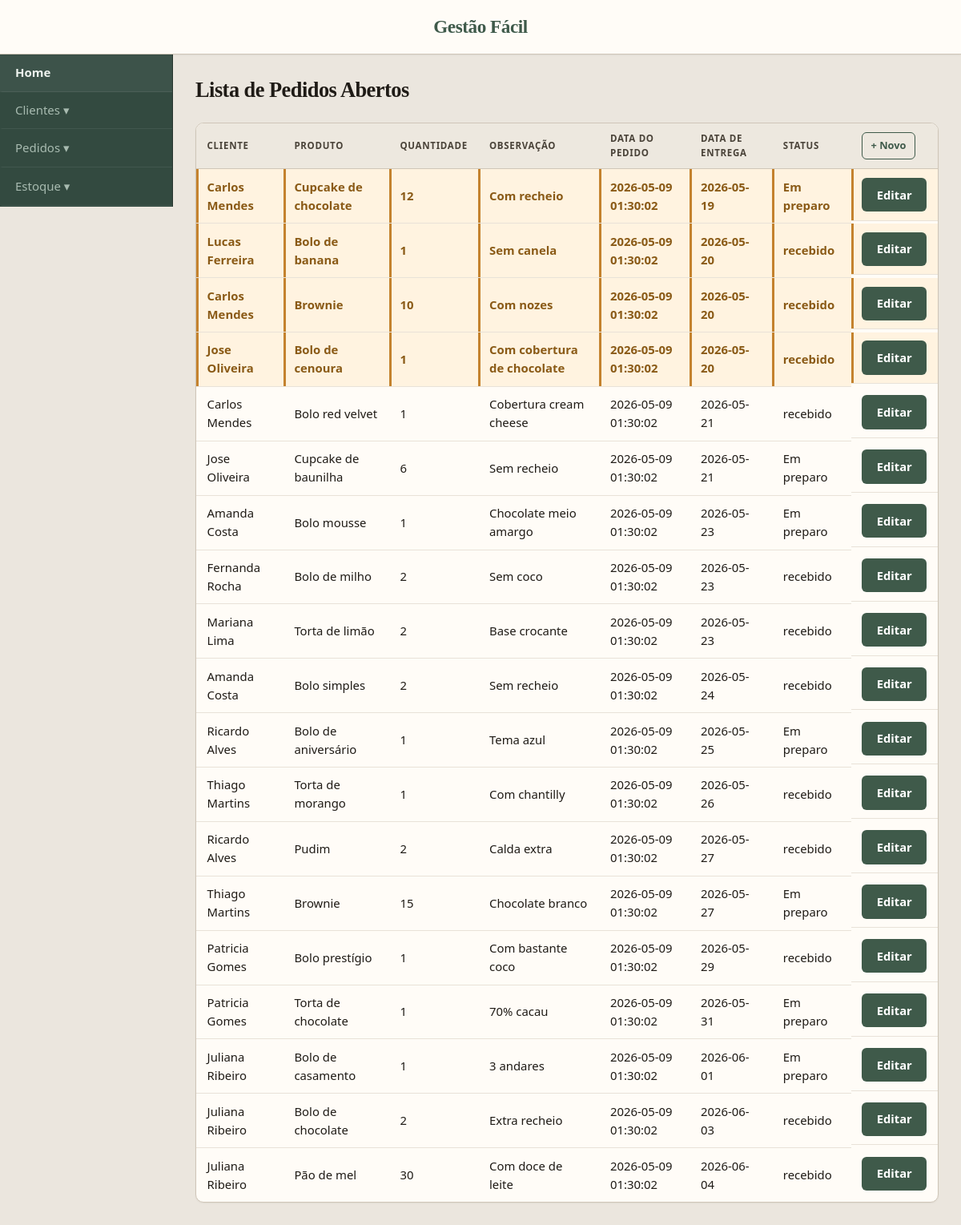
Page /www/PI-Grupo-09/PedidosAbertos.php on the committed database.
### tables this page shows
CREATE TABLE IF NOT EXISTS pedidos (id int AUTO_INCREMENT PRIMARY key, tipo_produto varchar(100), quantidade int, detalhes_pedido varchar(200), data_pedido datetime DEFAULT CURRENT_TIMESTAMP, data_entrega date, status varchar(100) DEFAULT "recebido", cliente_id int, CONSTRAINT fk_cliente FOREIGN KEY(cliente_id) REFERENCES clientes(id));

CREATE TABLE IF NOT EXISTS clientes ( id int AUTO_INCREMENT PRIMARY key, nome varchar(100) not null, telefone varchar(20) not null, endereço varchar(200) not null, complemento varchar(100), cidade varchar(100) not null, estado varchar(100) not null, pais varchar(2) not null);

### www/PI-Grupo-09/PedidosAbertos.php (the view, shortened to what this page needs)
<!DOCTYPE html>
<html>
<head>
    <link rel="stylesheet" href="style.css">
</head>
<body>
    <header>
        <h1>Gestão Fácil</h1>
    </header>
    <div class="page-layout">
        <div class="sidebar">
            <a href="home.php">Home</a>
            <button class="dropdown-btn">Clientes ▾</button>
            <button class="dropdown-btn">Pedidos ▾</button>
            <button class="dropdown-btn">Estoque ▾</button>
        </div>
        <div class="main-content">
            <h1>Lista de Pedidos Abertos</h1>
            <?php
            $db = new PDO('mysql:host=localhost;dbname=pi_2_entrega;charset=utf8', 'root', 'root');
            $sql = '
    SELECT
        pedidos.id,
        pedidos.cliente_id,
        pedidos.tipo_produto,
        pedidos.quantidade,
        pedidos.detalhes_pedido,
        pedidos.data_pedido,
        pedidos.data_entrega,
        pedidos.status,
        clientes.nome AS nome_cliente
    FROM pedidos
    INNER JOIN clientes
        ON pedidos.cliente_id = clientes.id
    WHERE pedidos.status != "finalizado"
    ORDER BY pedidos.data_entrega ASC';
            $resultado = $db->query($sql);
            $pedidos = $resultado->fetchAll();
            echo '<table>';
            echo '
<tr>
    <th>Cliente</th>
    <th>Produto</th>
    <th>Quantidade</th>
    <th>Observação</th>
    <th>Data do Pedido</th>
    <th>Data de Entrega</th>
    <th>Status</th>
    <th>
        <form action="cadastrarPedido.php" method="post" class="form-inline">
            <button type="submit" class="btn btn-add">+ Novo</button>
        </form>
    </th>
</tr>';
            foreach ($pedidos as $p) {
                $classe = '';
                $hoje = new DateTime();
                $dataEntrega = new DateTime($p['data_entrega']);
                $diferenca = $hoje->diff($dataEntrega)->days;
                if ($dataEntrega >= $hoje && $diferenca <= 3) {
                    $classe = 'alerta';
                }
                echo '<tr class="' . $classe . '">';
                echo '<td>' . $p['nome_cliente'] . '</td>';
                echo '<td>' . $p['tipo_produto'] . '</td>';
                echo '<td>' . $p['quantidade'] . '</td>';
                echo '<td>' . $p['detalhes_pedido'] . '</td>';
                echo '<td>' . $p['data_pedido'] . '</td>';
                echo '<td>' . $p['data_entrega'] . '</td>';
                echo '<td>' . $p['status'] . '</td>';
                echo '<td class="td-actions">
        <form action="editarPedido.php" method="post" class="form-inline">
            <input type="hidden" name="id" value="' . $p['id'] . '">
            <input type="hidden" name="cliente_id" value="' . $p['cliente_id'] . '">
            <input type="hidden" name="tipo_produto" value="' . $p['tipo_produto'] . '">
            <input type="hidden" name="quantidade" value="' . $p['quantidade'] . '">
            <input type="hidden" name="detalhes_pedido" value="' . $p['detalhes_pedido'] . '">
            <input type="hidden" name="data_entrega" value="' . $p['data_entrega'] . '">
            <input type="hidden" name="status" value="' . $p['status'] . '">
            <button type="submit" class="btn">Editar</button>
        </form>
    </td>';
                echo '</tr>';
            }
            echo '</table>';
            ?>
        </div>
    </div>
</body>
</html>

### rows in the picture
pedidos: cliente.nome "Carlos Mendes", tipo_produto "Cupcake de chocolate", quantidade "12", detalhes_pedido "Com recheio", data_pedido "2026-05-09 01:30:02", data_entrega "2026-05-19", status "Em preparo"
pedidos: cliente.nome "Lucas Ferreira", tipo_produto "Bolo de banana", quantidade "1", detalhes_pedido "Sem canela", data_pedido "2026-05-09 01:30:02", data_entrega "2026-05-20", status "recebido"
pedidos: cliente.nome "Carlos Mendes", tipo_produto "Brownie", quantidade "10", detalhes_pedido "Com nozes", data_pedido "2026-05-09 01:30:02", data_entrega "2026-05-20", status "recebido"
pedidos: cliente.nome "Jose Oliveira", tipo_produto "Bolo de cenoura", quantidade "1", detalhes_pedido "Com cobertura de chocolate", data_pedido "2026-05-09 01:30:02", data_entrega "2026-05-20", status "recebido"
pedidos: cliente.nome "Carlos Mendes", tipo_produto "Bolo red velvet", quantidade "1", detalhes_pedido "Cobertura cream cheese", data_pedido "2026-05-09 01:30:02", data_entrega "2026-05-21", status "recebido"
pedidos: cliente.nome "Jose Oliveira", tipo_produto "Cupcake de baunilha", quantidade "6", detalhes_pedido "Sem recheio", data_pedido "2026-05-09 01:30:02", data_entrega "2026-05-21", status "Em preparo"
pedidos: cliente.nome "Amanda Costa", tipo_produto "Bolo mousse", quantidade "1", detalhes_pedido "Chocolate meio amargo", data_pedido "2026-05-09 01:30:02", data_entrega "2026-05-23", status "Em preparo"
pedidos: cliente.nome "Fernanda Rocha", tipo_produto "Bolo de milho", quantidade "2", detalhes_pedido "Sem coco", data_pedido "2026-05-09 01:30:02", data_entrega "2026-05-23", status "recebido"
pedidos: cliente.nome "Mariana Lima", tipo_produto "Torta de limão", quantidade "2", detalhes_pedido "Base crocante", data_pedido "2026-05-09 01:30:02", data_entrega "2026-05-23", status "recebido"
pedidos: cliente.nome "Amanda Costa", tipo_produto "Bolo simples", quantidade "2", detalhes_pedido "Sem recheio", data_pedido "2026-05-09 01:30:02", data_entrega "2026-05-24", status "recebido"
pedidos: cliente.nome "Ricardo Alves", tipo_produto "Bolo de aniversário", quantidade "1", detalhes_pedido "Tema azul", data_pedido "2026-05-09 01:30:02", data_entrega "2026-05-25", status "Em preparo"
pedidos: cliente.nome "Thiago Martins", tipo_produto "Torta de morango", quantidade "1", detalhes_pedido "Com chantilly", data_pedido "2026-05-09 01:30:02", data_entrega "2026-05-26", status "recebido"
pedidos: cliente.nome "Ricardo Alves", tipo_produto "Pudim", quantidade "2", detalhes_pedido "Calda extra", data_pedido "2026-05-09 01:30:02", data_entrega "2026-05-27", status "recebido"
pedidos: cliente.nome "Thiago Martins", tipo_produto "Brownie", quantidade "15", detalhes_pedido "Chocolate branco", data_pedido "2026-05-09 01:30:02", data_entrega "2026-05-27", status "Em preparo"
pedidos: cliente.nome "Patricia Gomes", tipo_produto "Bolo prestígio", quantidade "1", detalhes_pedido "Com bastante coco", data_pedido "2026-05-09 01:30:02", data_entrega "2026-05-29", status "recebido"
pedidos: cliente.nome "Patricia Gomes", tipo_produto "Torta de chocolate", quantidade "1", detalhes_pedido "70% cacau", data_pedido "2026-05-09 01:30:02", data_entrega "2026-05-31", status "Em preparo"
pedidos: cliente.nome "Juliana Ribeiro", tipo_produto "Bolo de casamento", quantidade "1", detalhes_pedido "3 andares", data_pedido "2026-05-09 01:30:02", data_entrega "2026-06-01", status "Em preparo"
pedidos: cliente.nome "Juliana Ribeiro", tipo_produto "Bolo de chocolate", quantidade "2", detalhes_pedido "Extra recheio", data_pedido "2026-05-09 01:30:02", data_entrega "2026-06-03", status "recebido"
pedidos: cliente.nome "Juliana Ribeiro", tipo_produto "Pão de mel", quantidade "30", detalhes_pedido "Com doce de leite", data_pedido "2026-05-09 01:30:02", data_entrega "2026-06-04", status "recebido"
